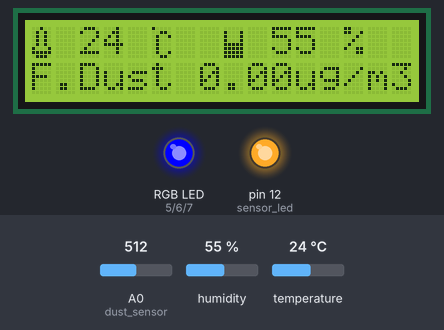
Bench run of a sketch on a simulated Arduino Uno, built with avr-gcc and run on an emulated ATmega328P. On the bench: 16×2 character LCD, an RGB LED mixed from three pins (HIGH = lit), output pins drawn as LEDs (lit = HIGH). The inputs (shaded band) are chosen by the test bench; at power-on: A0 (dust_sensor) = 512, temperature 24 °C, humidity 55 %. What the sketch prints to the serial monitor is not drawn.

Above: at 1.3 s.
1.4 s: A0 (dust_sensor) set to 530
At 7.1 s:
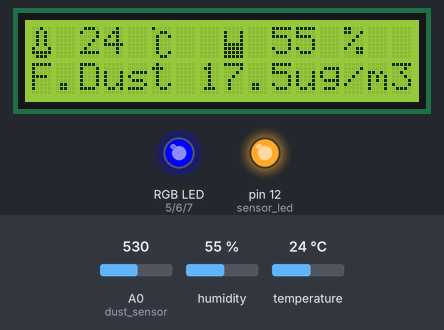
7.6 s: A0 (dust_sensor) set to 552
At 11.5 s:
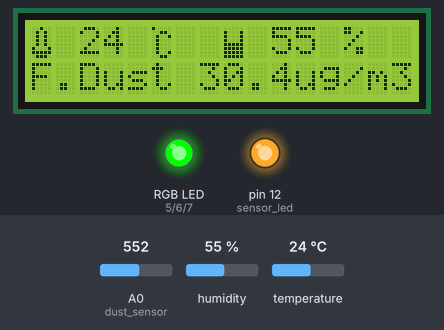
13.8 s: A0 (dust_sensor) set to 581
At 14.7 s:
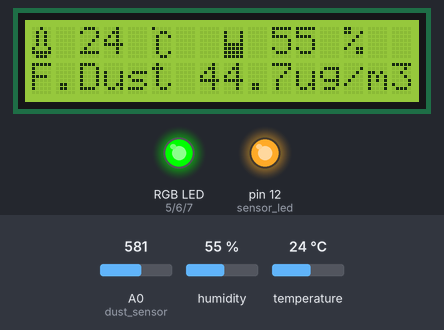
16.4 s: A0 (dust_sensor) set to 594
At 22.1 s:
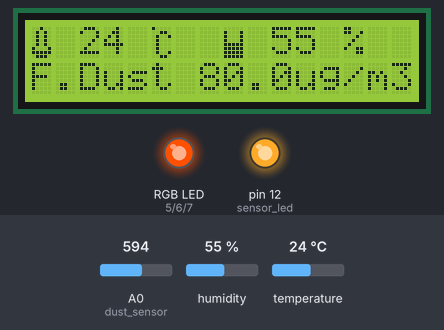
22.6 s: temperature set to 12 °C
At 23.9 s:
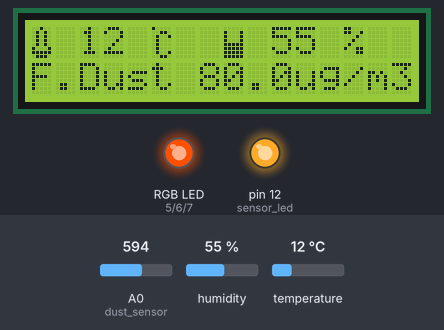
24.8 s: humidity set to 22 %
At 26.9 s:
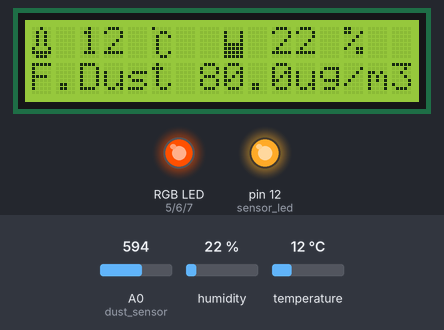
Timing chart, 0 to 27.9 s (numbered marks = the images above; inputs shaded):
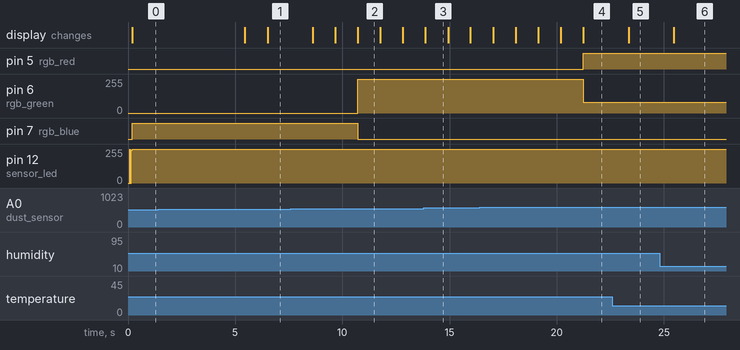

The sketch:

4_03_DUST_KIT.ino
```cpp
/*
 *  이 소스는 에듀이노(Eduino)에 의해서 번역, 수정, 작성되었고 소유권 또한 에듀이노의 것입니다.
 *  소유권자의 허락을 받지 않고 무단으로 수정, 삭제하여 배포할 시 법적인 처벌을 받을 수 있습니다.
 *
 *  에듀이노 미세먼지 키트 기본예제
 *  - 미세먼지 키트 활용예제 -
 *  미세먼지 측정 센서,온습도센서의 값을 LCD 1602(I2C)와 RGB LED 모듈로 출력하는 예제 코드입니다.
 *
 */

#include <Wire.h>                        // i2C 통신을 위한 라이브러리
#include <LiquidCrystal_I2C.h>        // LCD 1602 I2C용 라이브러리
#include <DHT.h>                      // 온습도 센서 사용을 위한 라이브러리
#define DHTPIN A1 // 온습도 센서 핀 지정
#define DHTTYPE DHT11 // DHT 타입 지정
DHT dht(DHTPIN, DHTTYPE); // DHT11의 타입, 핀을 dht로 지정

int dust_sensor = A0;   // 미세먼지 핀 설정

int rgb_red = 5;    // rgb 핀 빨간색 핀
int rgb_green = 6;  // rgb핀 녹색색 핀
int rgb_blue = 7;  // rgb핀 파란색 핀

float dust_value = 0;  // 센서에서 입력받은 미세먼지 값
float dustDensityug = 0;  // ug/m^3 값을 계산

int sensor_led = 12;      // 미세먼지 센서 안에 있는 적외선 led 핀 번호
int sampling = 280;       // 적외선 led를 키고, 센서값을 읽어들여 미세먼지를 측정하는 샘플링 시간
int waiting = 40;
float stop_time = 9680;   // 센서를 구동하지 않는 시간

double five_dust[5] = {0};
double recent_dust = 0 ;
double total_dust = 0;

float dust_init = 0;
float dust_initial = 0;

LiquidCrystal_I2C lcd(0x27,16,2);     // 접근주소: 0x3F or 0x27 1602 Display

 byte humi[8] = {     // 물컵모양 출력
  0b00000,
  0b10001,
  0b10001,
  0b10001,
  0b11111,
  0b11111,
  0b11111,
  0b11111,
};
 byte temp[8] = {     // 온도계 모양 출력
  0b00100,
  0b01010,
  0b01010,
  0b01010,
  0b01010,
  0b10001,
  0b11111,
  0b01110,
};
 byte char_temp[8] = {            // 온도 단위 출력
  0b10000,
  0b00110,
  0b01001,
  0b01000,
  0b01000,
  0b01000,
  0b01001,
  0b00110,
};

void setup(){
  lcd.init();                     // LCD 초기화
  lcd.backlight();                // 백라이트 켜기
  lcd.createChar(1, temp);          // 온도계모양 출력
  lcd.createChar(2, humi);          // 물컵 모양 출력
  lcd.createChar(3, char_temp);     // 온도 단위 출력
  pinMode(sensor_led,OUTPUT);     // 미세먼지 적외선 led를 출력으로 설정

  pinMode(rgb_red, OUTPUT);     // 3색 LED 모듈 출력으로 설정, 붉은색
  pinMode(rgb_green, OUTPUT);   // 녹색
  pinMode(rgb_blue, OUTPUT);    // 파란색

  Serial.begin(9600);            // 시리얼 모니터 시작, 속도는 9600

  for(int i = 0 ; i < 5 ; i++){       //미세먼지 측정센서 초기 값 구하기
  digitalWrite(sensor_led, LOW);        //미세먼지 측정 5번하기
  delayMicroseconds(sampling);
  dust_init += analogRead(dust_sensor);
  delayMicroseconds(waiting);
  digitalWrite(sensor_led, HIGH);
  delayMicroseconds(stop_time);
}
dust_initial = (((dust_init/5)*5.0)/1024.0);   //측정한 5번 미세먼지 값 평균 구하기
Serial.print("dust_initial : ");
Serial.println(dust_initial);
}


void loop(){
  digitalWrite(sensor_led, LOW);    // LED 켜기
  delayMicroseconds(sampling);      // 샘플링해주는 시간.


  int count=0;
  dust_value = analogRead(dust_sensor); // 센서 값 읽어오기

  delayMicroseconds(waiting);       // 너무 많은 데이터 입력을 피해주기 위해 잠시 멈춰주는 시간.

  digitalWrite(sensor_led, HIGH);   // LED 끄기
  delayMicroseconds(stop_time);     // LED 끄고 대기

  recent_dust = (((dust_value * (5.0 / 1024)) - dust_initial) /0.005);    // 미세먼지 값 계산
  five_dust[4] = recent_dust;   // 새로운 미세먼지 값 입력
  total_dust = five_dust[4];               // 5개의 미세먼지 값을 저장할 변수

  for(int i=0; i<4; i++)
  {
    total_dust += five_dust[i];
    five_dust[i] = five_dust[i+1];  // 0~4번째까지 미세먼지 값 저장을 위해 4번째 배열 비워주기
  }

  if(five_dust[0] != 0)
  {
    dustDensityug = total_dust / 5;
    //Serial.print("Dust Density [ug/m^3]: ");            // 시리얼 모니터에 미세먼지 값 출력
    //Serial.println(dustDensityug);
  }

  int humi = dht.readHumidity();
  int temp = dht.readTemperature();

    //Serial.print("humidity:");          // ‘시리얼 플로터’ 사용위해 이부분 주석 필요
    //Serial.println(humi);                  // 습도값 출력
    //Serial.print("\t temperature:");       // ‘시리얼 플로터’ 사용위해 이부분 주석 필요
    Serial.println(temp);                  // 온도값 출력


  //Serial.println();

  lcd.setCursor(0,0);             // 1번째, 1라인
  lcd.write(byte(1));             // 온도계 출력
  lcd.setCursor(2,0);             // 3번째, 1라인
  lcd.print((int)temp);           // 온도 출력
  lcd.setCursor(5,0);              // 6번째 1라인
  lcd.write(byte(3));             // 온도 단위 출력

  lcd.setCursor(8,0);             // 9번째, 1라인
  lcd.write(byte(2));             // 물컵 출력
  lcd.setCursor(10,0);            // 11번째, 1라인
  lcd.print(humi);                // 습도 출력
  lcd.setCursor(13,0);            // 15번째, 1라인
  lcd.print("%");                 // % 출력

  lcd.setCursor(0,1);             // 1번째, 2라인
  lcd.print("F.Dust");            // fine dust 글자 출력
  lcd.setCursor(7,1);             // 6번째, 2라인
  lcd.print(dustDensityug);       // 미세먼지 출력
  lcd.setCursor(11,1);
  lcd.print("ug/m3");


  if(dustDensityug <= 30.0)       // 대기 중 미세먼지가 좋음 일때 파란색 출력
     light(0, 0, 255);
  else if(30.0 < dustDensityug && dustDensityug <= 80.0)     // 대기 중 미세먼지가 보통 일때 녹색 출력
     light(0, 255, 0);
  else if (80.0 < dustDensityug && dustDensityug <= 150.0)    // 대기 중 미세먼지가 나쁨 일때 노란색 출력
     light(255, 80, 1);
  else                                                     // 대기 중 미세먼지가 매우 나쁨 일때 빨간색 출력
     light(255, 0, 0);

  delay(1000);
}

void light(int a, int b, int c){
  analogWrite(rgb_red, a);
  analogWrite(rgb_green, b);
  analogWrite(rgb_blue, c);
}
```

Measured:
- the behaviour switches between 542 and 543 on A0 (dust_sensor) (found by bisection; images 1 and 2)
- the behaviour switches between 593 and 594 on A0 (dust_sensor) (found by bisection; images 3 and 4)
- after the input at 1.4 s, the display: first changes after 4.0 s (image 1 shows a later state)
- after the input at 7.6 s, pin 6 (rgb_green): 0/255 → 255/255 after 3.1 s; pin 7 (rgb_blue): HIGH → LOW after 3.1 s; the display: first changes after 1.0 s (image 2 shows a later state)
- after the input at 13.8 s, the display: changes after 0.07 s (image 3)
- after the input at 16.4 s, pin 5 (rgb_red): LOW → HIGH after 4.9 s; pin 6 (rgb_green): 255/255 → 80/255 after 4.9 s
- after the input at 22.6 s, the display: changes after 0.76 s (image 5)
- after the input at 24.8 s, the display: changes after 0.66 s (image 6)
